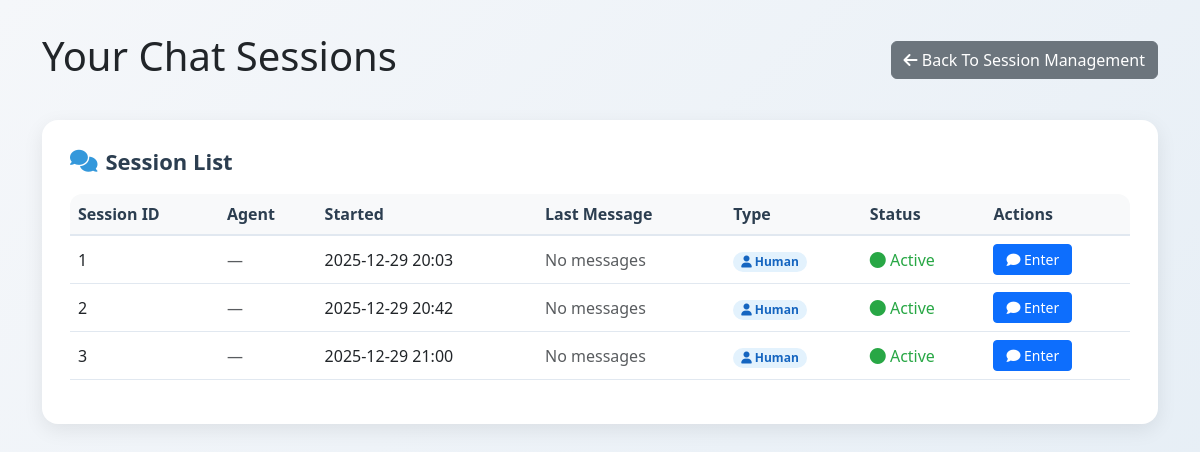
Page /chat_sessions (signed in) on the earlier database version.
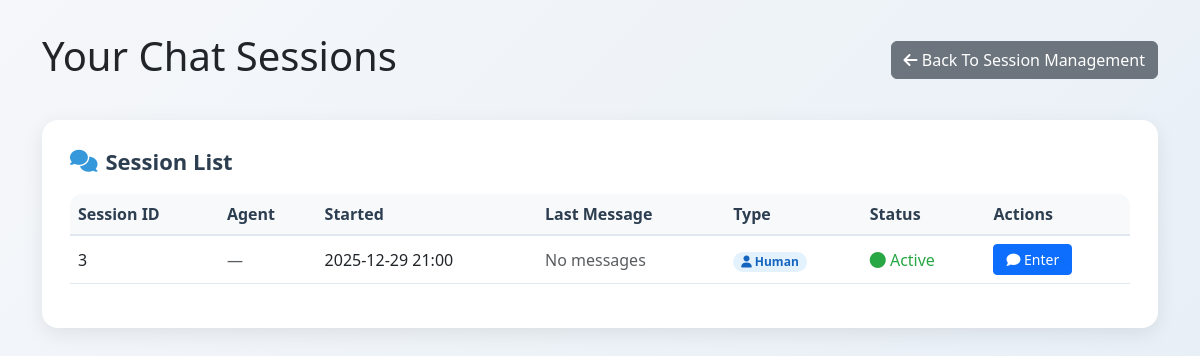
Same page on the later database version.
### models.py (models this page shows, shortened)
class ChatSession(db.Model):
    __tablename__ = 'chat_sessions'
    id = db.Column(db.Integer, primary_key=True, autoincrement=True)
    user_id = db.Column(db.Integer, db.ForeignKey('users.id'), nullable=False, comment='发起会话的用户ID')
    agent_id = db.Column(db.Integer, db.ForeignKey('users.id'), nullable=True, comment='处理会话的客服ID')
    service_id = db.Column(db.Integer, db.ForeignKey('services.id'), nullable=True, comment='关联服务ID')
    appointment_id = db.Column(db.Integer, db.ForeignKey('appointments.id'), nullable=True, comment='关联预约ID')
    start_time = db.Column(db.DateTime, default=lambda: datetime.now(UTC), comment='会话开始时间')
    end_time = db.Column(db.DateTime, nullable=True, comment='会话结束时间')
    status = db.Column(db.String(20), default='active', comment='状态：active/closed/timeout')
    last_message_time = db.Column(db.DateTime, nullable=True, comment='最后消息时间')
    initiator = db.relationship('User', foreign_keys=[user_id], back_populates='initiated_chat_sessions')
    handler = db.relationship('User', foreign_keys=[agent_id], back_populates='handled_chat_sessions')
    service = db.relationship('Service', back_populates='chat_sessions', lazy=True)
    appointment = db.relationship('Appointment', back_populates='chat_session', lazy=True)
    messages = db.relationship('Message', backref='chat_session', lazy=True, cascade='all, delete-orphan')

### routes.py (the view)
    @app.route('/chat_sessions')
    def chat_sessions():
        if 'user_id' not in session:
            return redirect(url_for('login'))
        role = session['role']
        user_id = session['user_id']
        if role == 'user':
            sessions = ChatSession.query.filter_by(user_id=user_id).all()
        elif role == 'agent':
            sessions = ChatSession.query.filter(
                (ChatSession.agent_id == user_id) |
                (ChatSession.agent_id.is_(None))
            ).all()
        else:  # admin
            sessions = ChatSession.query.all()
        return render_template('chat_sessions.html', sessions=sessions)

### templates/chat_sessions.html (shortened to what the changed rows need)
<!DOCTYPE html>
<html lang="en">
<head>
    <link href="https://cdn.jsdelivr.net/npm/bootstrap@5.3.0/dist/css/bootstrap.min.css" rel="stylesheet">
    <link rel="stylesheet" href="https://cdnjs.cloudflare.com/ajax/libs/font-awesome/6.4.0/css/all.min.css">
</head>
<body>
    <div class="container">
        <div class="dashboard-header">
            <h1>
                {% if session.role == 'user' %}Your Chat Sessions{% endif %}
            </h1>
        </div>
        <div class="section-card">
            <h2><i class="fas fa-comments"></i> Session List</h2>
            {% if not sessions %}
                <div class="text-center py-5 text-muted">
                    <i class="fas fa-comment-slash fa-3x mb-3"></i>
                    <p>{% if session.role == 'user' %}No chat sessions yet. Start a new chat!{% endif %}
                       {% if session.role == 'agent' %}No available chat sessions.{% endif %}
                       {% if session.role == 'admin' %}No chat sessions recorded.{% endif %}</p>
                    {% if session.role == 'user' %}
                        <a href="/start_chat" class="btn btn-primary mt-2">
                            <i class="fas fa-plus"></i> Start New Chat
                        </a>
                    {% endif %}
                </div>
            {% else %}
                <div class="table-responsive">
                    <table class="table table-hover">
                        <thead>
                            <tr>
                                <th>Session ID</th>
                                {% if session.role != 'agent' %}<th>Agent</th>{% endif %}
                                <th>Started</th>
                                <th>Last Message</th>
                                <th>Type</th>
                                <th>Status</th>
                                <th>Actions</th>
                            </tr>
                        </thead>
                        <tbody>
                            {% for sess in sessions %}
                            <tr>
                                <td>{{ sess.id }}</td>
                                {% if session.role != 'agent' %}
                                    <td>
                                        {% if sess.agent %}
                                            {{ sess.agent.username }}
                                            <small class="d-block text-muted">{{ sess.agent.id }}</small>
                                        {% else %}
                                            <span class="text-muted">—</span>
                                        {% endif %}
                                    </td>
                                {% endif %}
                                <td>{{ sess.start_time.strftime('%Y-%m-%d %H:%M') }}</td>
                                <td>
                                    {% if sess.last_message_time %}
                                        {{ sess.last_message_time.strftime('%Y-%m-%d %H:%M') }}
                                    {% else %}
                                        <span class="text-muted">No messages</span>
                                    {% endif %}
                                </td>
                                <td>
                                    {% if sess.use_bot and not sess.agent_id %}
                                        <span class="badge badge-bot"><i class="fas fa-robot"></i> Bot</span>
                                    {% else %}
                                        <span class="badge badge-human"><i class="fas fa-user"></i> Human</span>
                                    {% endif %}
                                </td>
                                <td>
                                    {% if sess.end_time %}
                                        <span class="status-ended"><i class="fas fa-check-circle"></i> Ended</span>
                                    {% else %}
                                        <span class="status-active"><i class="fas fa-circle"></i> Active</span>
                                    {% endif %}
                                </td>
                                <td>
                                    <a href="/chat/{{ sess.id }}" class="btn btn-primary btn-sm action-btn">
                                        <i class="fas fa-comment"></i> Enter
                                    </a>
                                </td>
                            </tr>
                            {% endfor %}
                        </tbody>
                    </table>
                </div>
            {% endif %}
        </div>
    </div>
</body>
</html>

Differences in the rows shown:
removed ChatSession: id "1", start_time "2025-12-29 20:03", shows "No messages", shows "Active"
removed ChatSession: id "2", start_time "2025-12-29 20:42", shows "No messages", shows "Active"
